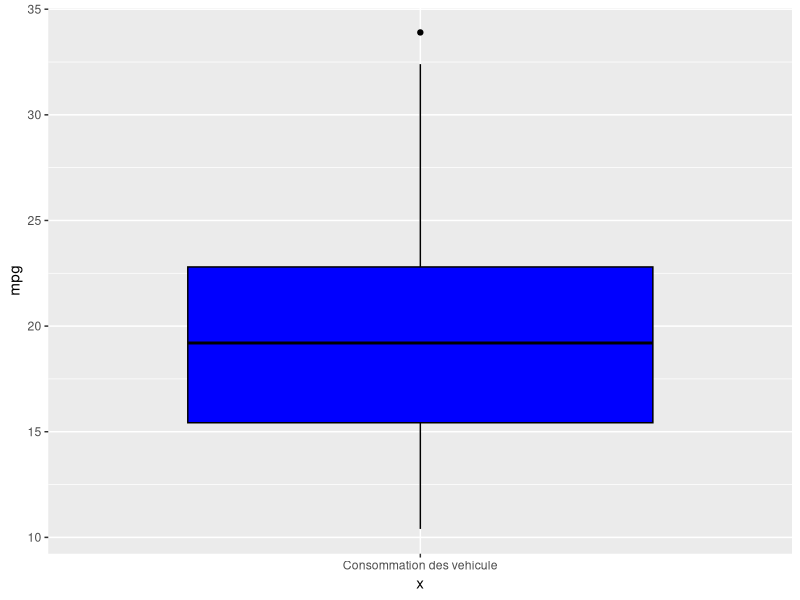
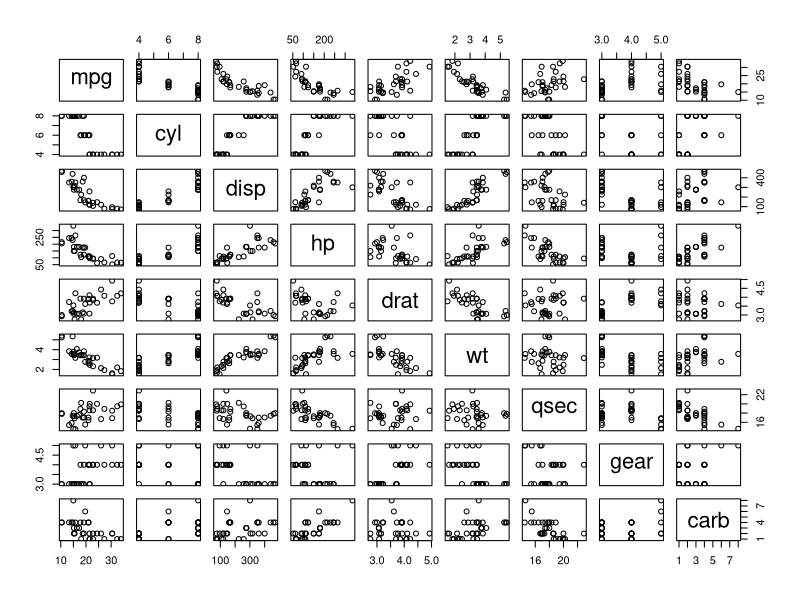
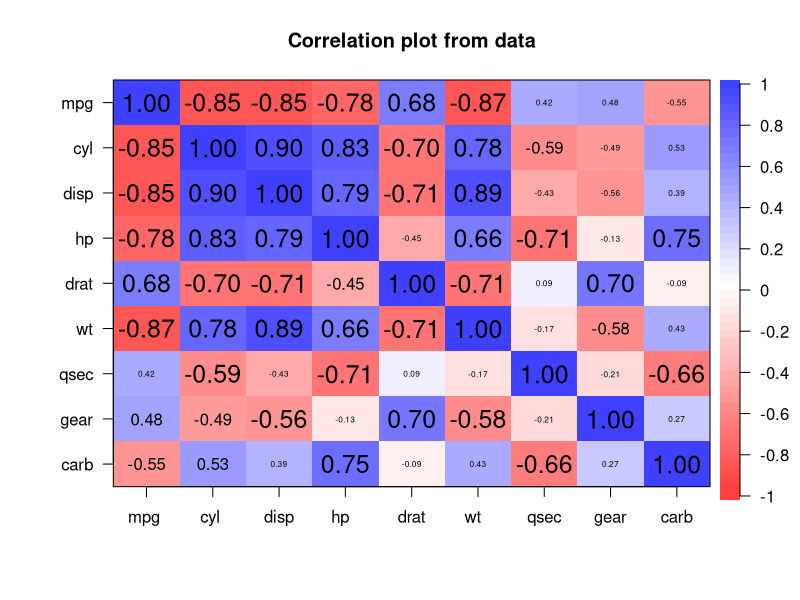
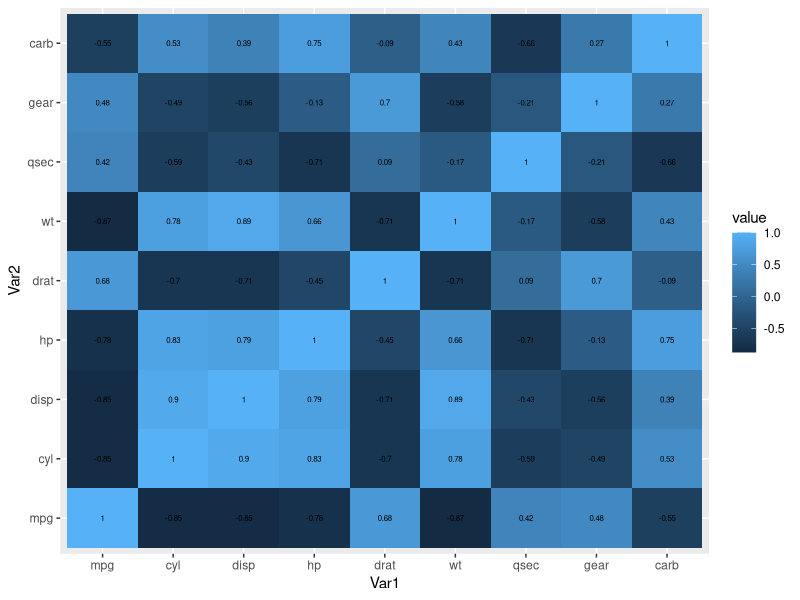
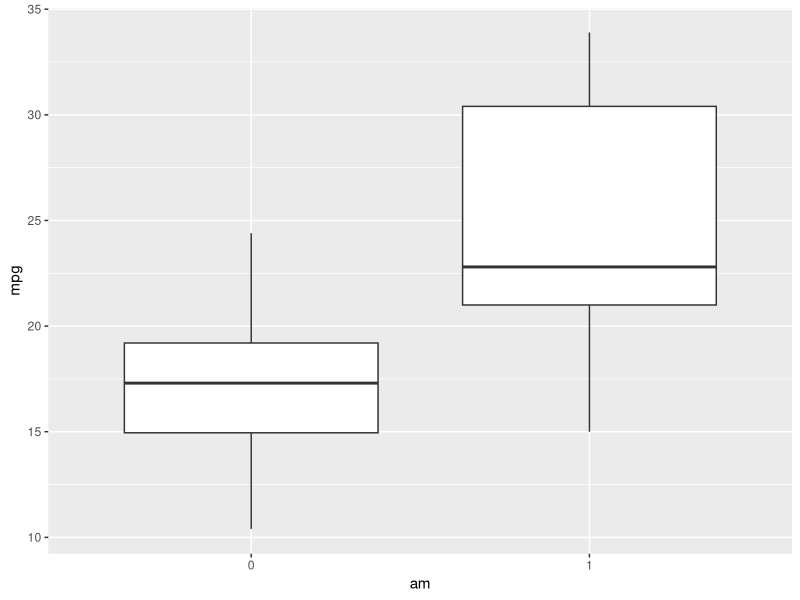
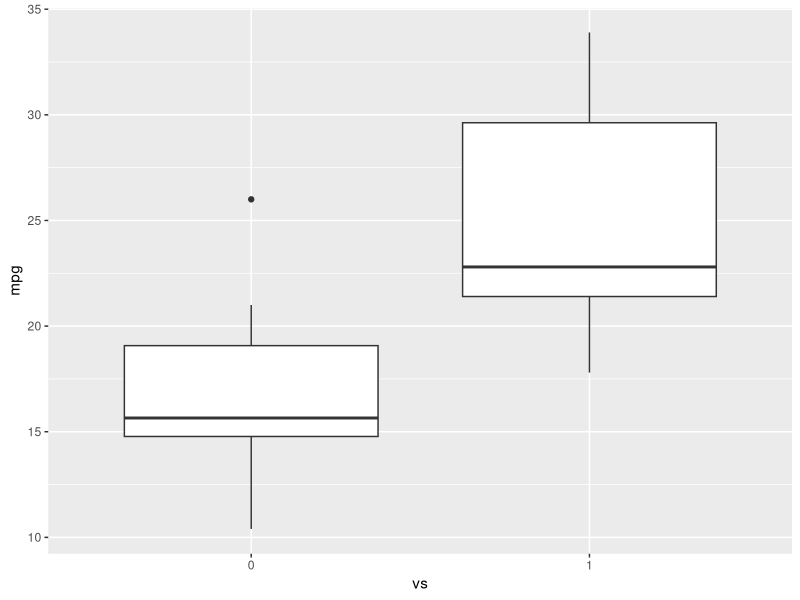
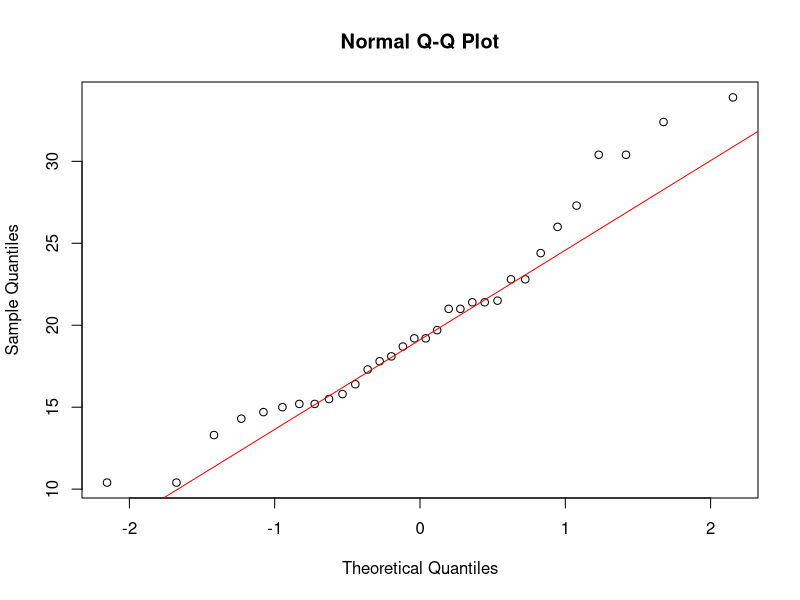
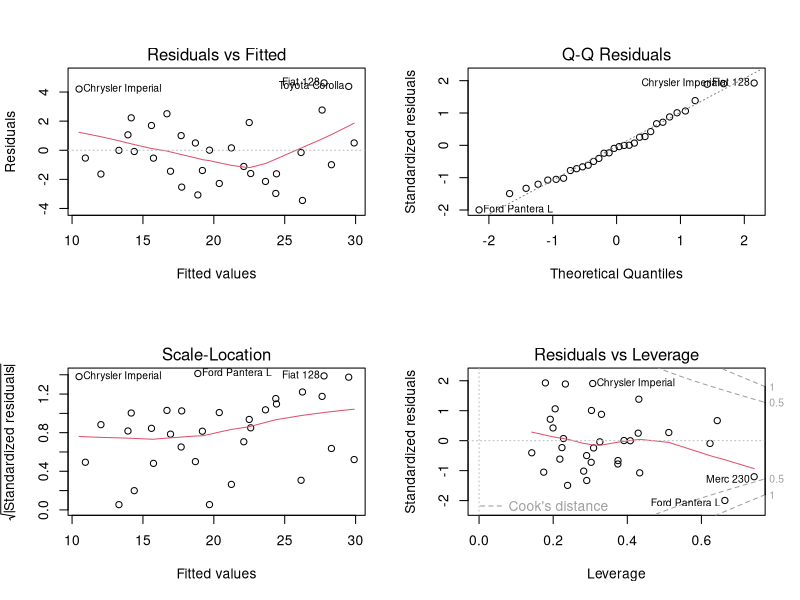

These charts were generated, in order, by the following R code:
## ---- chunk 1
#| echo: false
library(ggplot2)    # Visualisation des données
library(readxl)     # Bibliothèque de manipulation de données dans Excel
library(dplyr)      # Bibliothèque de manipulation de données statistiques
library(psych)     # Bibliothèque de statistiques descriptives
library(car)      # Bibliothèque de modèle de régression

options(digits = 3) # Combien de décimales afficher
## ---- chunk 2
#| echo: false
# Ecrire du code
data("mtcars")

# Duplication du fichier source
Mydata <- mtcars[,]
## ---- chunk 3
#| echo: false
sapply(Mydata, class)
## ---- chunk 4
#| echo: false
# glimpse(Mydata)
## ---- chunk 5
#| echo: false
str(Mydata)
## ---- chunk 6
#| echo: false
for (variable in names(Mydata)) {
  if (is.numeric(mtcars[[variable]])){
    print(paste0(variable," est un numerique"))
  }else {
    print(paste0(variable," n'est pas numerique"))
  }
}
## ---- chunk 7
#| echo: false
summary(Mydata)
## ---- chunk 8
#| echo: false
library(ggplot2)
ggplot(data = Mydata, aes(x="Consommation des vehicule", y=mpg))+ 
  geom_boxplot(color="black", fill="blue")
## ---- chunk 9
#| echo: false
for (variable in names(Mydata)) {
  if (is.numeric(Mydata[[variable]])){
    variable = Mydata[[variable]];
  }else {
    variable = as.factor(Mydata[[variable]])
  }
}
## ---- chunk 10
#| echo: false
Mydata$vs <- as.factor(Mydata$vs)
Mydata$am <- as.factor(Mydata$am)


## ---- chunk 11
#| echo: false
New_data <- Mydata[,-which(names(Mydata) %in% c("vs","am"))]
str(New_data)
## ---- chunk 12
#| echo: false
# plot(mtcars)
plot(New_data)
## ---- chunk 13
#| echo: false
cor(New_data)

## ---- chunk 14
#| echo: false
corPlot(New_data)
## ---- chunk 15
#| echo: false

#Ou via le script suivant

# Install and load reshape2 package
#install.packages("reshape2")
library(reshape2)
 
# creating correlation matrix
corr_mat <- round(cor(New_data),2)
 
# reduce the size of correlation matrix
melted_corr_mat <- melt(corr_mat)
head(melted_corr_mat)
 
# plotting the correlation heatmap
library(ggplot2)
ggplot(data = melted_corr_mat, aes(x=Var1, y=Var2, 
                                   fill=value)) + 
geom_tile() +
geom_text(aes(Var2, Var1, label = value), 
          color = "black", size = 2)
## ---- chunk 16
#| echo: false
table(Mydata$vs)
## ---- chunk 17
#| echo: false
table(Mydata$am)
## ---- chunk 18
#| echo: false
ggplot(data = Mydata, aes(x=am,y=mpg))+
  geom_boxplot(aes(fill=mpg))
## ---- chunk 19
#| echo: false
ggplot(data = Mydata, aes(x=vs,y=mpg))+
  geom_boxplot(aes(fill=mpg))
## ---- chunk 20
#| echo: false
# Réalisation d'un t-test pour comparer les moyennes de 'mpg' entre les voitures à transmission manuelle (0) et automatique (1)
t.test(mpg ~ am, data=Mydata)
## ---- chunk 21
#| echo: false
# Création d'un QQ-plot pour la variable 'mpg'
# QQ-plot permet de visualiser pour juger de la normalite de la distribution
qqnorm(Mydata$mpg)
qqline(Mydata$mpg, col = "red")
## ---- chunk 22
#| echo: false
# Test de Shapiro-Wilk pour 'mpg'
# Le test de Shapiro-Wilk fournit un test statistique formel.
#Quand P-value < 0.005 alors S-W suggererait generelement que la distribution de la variable testee s'ecarte signifiquativement d'une distribution normale 
shapiro.test(Mydata$mpg)
## ---- chunk 23
#| echo: false
# Réalisation du test de Levene sur 'mpg' en fonction du type de transmission 'am'
leveneTest(mpg ~ am, data=Mydata)
## ---- chunk 24
#| echo: false
t.test(mpg ~ am, data=Mydata, var.equal = FALSE)
## ---- chunk 25
#| echo: false
wilcox.test(mpg ~ am, data=Mydata)
## ---- chunk 26
model <- lm(mpg ~ ., data = Mydata )
model
## ---- chunk 27
summary(model)
## ---- chunk 28
# Model Diagnostics
par(mfrow=c(2,2))
plot(model)
## ---- chunk 29
residualPlot(model)
## ---- chunk 30
vif(model)
## ---- chunk 31
corPlot(New_data)
## ---- chunk 32
#| echo: false
Mydata_new0 <- Mydata[,-which(names(Mydata) %in% c("cyl","disp"," hp"))]

model_new0 <- lm(mpg ~ ., data = Mydata_new0 )
## ---- chunk 33
summary(model_new0)
## ---- chunk 34
# Model Diagnostics
par(mfrow=c(2,2))
plot(model_new0)
## ---- chunk 35
vif(model_new0)
## ---- chunk 36
#| echo: false
Mydata_new <- Mydata[,-which(names(Mydata) %in% c("cyl","disp"," hp","carb","qsec"))]

model_new <- lm(mpg ~ ., data = Mydata_new )
## ---- chunk 37
summary(model_new)
## ---- chunk 38
# model_new Diagnostics
par(mfrow=c(2,2))
plot(model_new)
## ---- chunk 39
vif(model_new)
## ---- chunk 40
predict(model_new, data.frame(hp = 10, drat = 5, wt = 10, vs = as.factor(0), am = as.factor(0), gear = 7))
